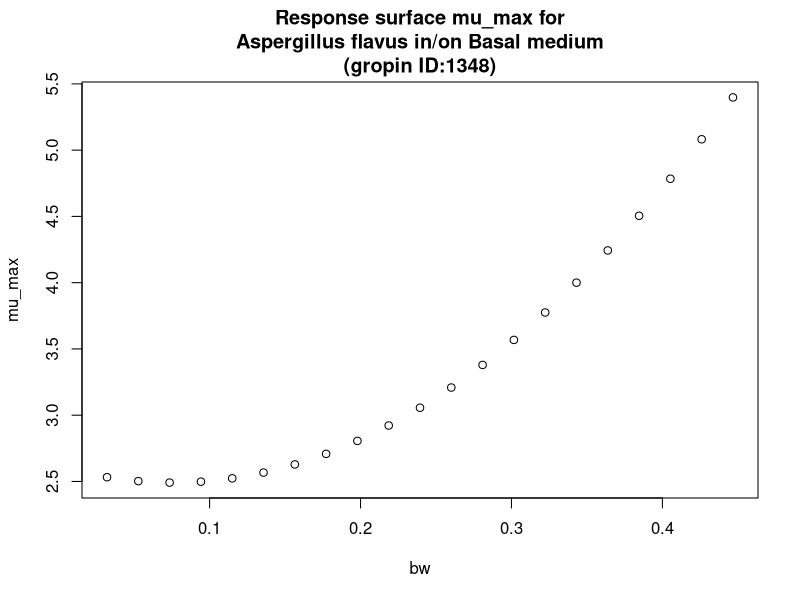

R code for this plot:
#############################
# start of Parameter script
#############################
bw <- seq(0.032032,0.446753246753247,length.out=21)
#############################
# end of Parameter script
#############################
############################# 
# start of Model script Gropin ID 1348 
#############################
 
# constant coefficients for this model
 
variables <- data.frame(bw)
argumentsPar <- expand.grid(variables)
 
# heart of the model
response_surface <- function(bw) {
   mumax <-(2.613-3.206*bw+21.13*bw^2)

return(mumax=mumax)
} 

# output parameters
mumax <- cbind(argumentsPar,response_surface(argumentsPar['bw']))
colnames(mumax) <- c(colnames(argumentsPar),'mumax')
#############################
# End of Model script
#############################
############################# 
# start of Visualisation script Gropin ID 1348 
#############################
plot(bw,mumax$mumax,
                          xlab='bw',
                          ylab='mu_max',main='Response surface mu_max for
Aspergillus flavus in/on Basal medium
(gropin ID:1348)')
#############################
# End of Visualisation script
#############################
